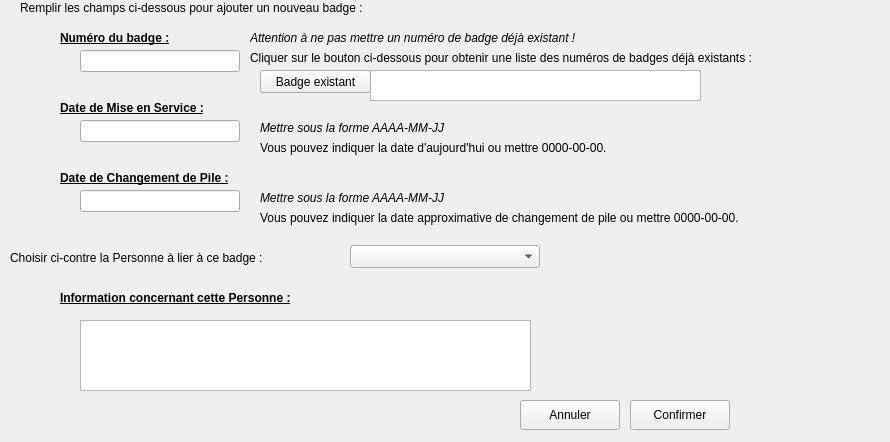
      <widget class="QWidget" name="page">
       <property name="geometry">
        <rect>
         <x>0</x>
         <y>0</y>
         <width>890</width>
         <height>442</height>
        </rect>
       </property>
       <attribute name="label">
        <string>Lier un Badge à une Personne</string>
       </attribute>
       <widget class="QLabel" name="label_9">
        <property name="geometry">
         <rect>
          <x>20</x>
          <y>0</y>
          <width>421</width>
          <height>16</height>
         </rect>
        </property>
        <property name="text">
         <string>Remplir les champs ci-dessous pour ajouter un nouveau badge :</string>
        </property>
       </widget>
       <widget class="QLabel" name="label_10">
        <property name="geometry">
         <rect>
          <x>60</x>
          <y>30</y>
          <width>121</width>
          <height>16</height>
         </rect>
        </property>
        <property name="font">
         <font>
          <weight>75</weight>
          <bold>true</bold>
          <underline>true</underline>
         </font>
        </property>
        <property name="text">
         <string>Numéro du badge :</string>
        </property>
       </widget>
       <widget class="QLabel" name="label_11">
        <property name="geometry">
         <rect>
          <x>60</x>
          <y>100</y>
          <width>181</width>
          <height>16</height>
         </rect>
        </property>
        <property name="font">
         <font>
          <weight>75</weight>
          <bold>true</bold>
          <underline>true</underline>
         </font>
        </property>
        <property name="text">
         <string>Date de Mise en Service :</string>
        </property>
       </widget>
       <widget class="QLabel" name="label_12">
        <property name="geometry">
         <rect>
          <x>60</x>
          <y>170</y>
          <width>211</width>
          <height>16</height>
         </rect>
        </property>
        <property name="font">
         <font>
          <weight>75</weight>
          <bold>true</bold>
          <underline>true</underline>
         </font>
        </property>
        <property name="text">
         <string>Date de Changement de Pile :</string>
        </property>
       </widget>
       <widget class="QLineEdit" name="lEditNumBadgeLier">
        <property name="geometry">
         <rect>
          <x>80</x>
          <y>50</y>
          <width>160</width>
          <height>22</height>
         </rect>
        </property>
       </widget>
       <widget class="QLineEdit" name="lEditDateServiceLier">
        <property name="geometry">
         <rect>
          <x>80</x>
          <y>120</y>
          <width>160</width>
          <height>22</height>
         </rect>
        </property>
       </widget>
       <widget class="QLineEdit" name="lEditDatePileLier">
        <property name="geometry">
         <rect>
          <x>80</x>
          <y>190</y>
          <width>160</width>
          <height>22</height>
         </rect>
        </property>
       </widget>
       <widget class="QTextEdit" name="txtBadgeExistant">
        <property name="enabled">
         <bool>true</bool>
        </property>
        <property name="geometry">
         <rect>
          <x>370</x>
          <y>70</y>
          <width>331</width>
          <height>31</height>
         </rect>
        </property>
        <property name="cursor" stdset="0">
         <cursorShape>ForbiddenCursor</cursorShape>
        </property>
        <property name="readOnly">
         <bool>true</bool>
        </property>
       </widget>
       <widget class="QPushButton" name="btBadgeExistant">
        <property name="geometry">
         <rect>
          <x>260</x>
          <y>70</y>
          <width>111</width>
          <height>23</height>
         </rect>
        </property>
        <property name="text">
         <string>Badge existant</string>
        </property>
       </widget>
       <widget class="QLabel" name="label_13">
        <property name="geometry">
         <rect>
          <x>250</x>
          <y>30</y>
          <width>381</width>
          <height>16</height>
         </rect>
        </property>
        <property name="font">
         <font>
          <italic>true</italic>
         </font>
        </property>
        <property name="text">
         <string>Attention à ne pas mettre un numéro de badge déjà existant !</string>
        </property>
       </widget>
       <widget class="QLabel" name="label_14">
        <property name="geometry">
         <rect>
          <x>250</x>
          <y>50</y>
          <width>581</width>
          <height>16</height>
         </rect>
        </property>
        <property name="text">
         <string>Cliquer sur le bouton ci-dessous pour obtenir une liste des numéros de badges déjà existants :</string>
        </property>
       </widget>
       <widget class="QLabel" name="label_15">
        <property name="geometry">
         <rect>
          <x>260</x>
          <y>120</y>
          <width>381</width>
          <height>16</height>
         </rect>
        </property>
        <property name="font">
         <font>
          <italic>true</italic>
         </font>
        </property>
        <property name="text">
         <string>Mettre sous la forme AAAA-MM-JJ</string>
        </property>
       </widget>
       <widget class="QLabel" name="label_16">
        <property name="geometry">
         <rect>
          <x>260</x>
          <y>140</y>
          <width>561</width>
          <height>16</height>
         </rect>
        </property>
        <property name="text">
         <string>Vous pouvez indiquer la date d'aujourd'hui ou mettre 0000-00-00.</string>
        </property>
       </widget>
       <widget class="QLabel" name="label_17">
        <property name="geometry">
         <rect>
          <x>260</x>
          <y>190</y>
          <width>381</width>
          <height>16</height>
         </rect>
        </property>
        <property name="font">
         <font>
          <italic>true</italic>
         </font>
        </property>
        <property name="text">
         <string>Mettre sous la forme AAAA-MM-JJ</string>
        </property>
       </widget>
       <widget class="QLabel" name="label_18">
        <property name="geometry">
         <rect>
          <x>260</x>
          <y>210</y>
          <width>561</width>
          <height>16</height>
         </rect>
        </property>
        <property name="text">
         <string>Vous pouvez indiquer la date approximative de changement de pile ou mettre 0000-00-00.</string>
        </property>
       </widget>
       <widget class="QPushButton" name="btOkLier">
        <property name="geometry">
         <rect>
          <x>630</x>
          <y>400</y>
          <width>100</width>
          <height>30</height>
         </rect>
        </property>
        <property name="text">
         <string>Confirmer</string>
        </property>
        <property name="icon">
         <iconset>
          <normaloff>ressources/bt_ok.png</normaloff>ressources/bt_ok.png</iconset>
        </property>
       </widget>
       <widget class="QPushButton" name="btAnnulerLier">
        <property name="geometry">
         <rect>
          <x>520</x>
          <y>400</y>
          <width>100</width>
          <height>30</height>
         </rect>
        </property>
        <property name="text">
         <string>Annuler</string>
        </property>
        <property name="icon">
         <iconset>
          <normaloff>ressources/ButtonClose.png</normaloff>ressources/ButtonClose.png</iconset>
        </property>
       </widget>
       <widget class="QLabel" name="label_8">
        <property name="geometry">
         <rect>
          <x>840</x>
          <y>0</y>
          <width>51</width>
          <height>51</height>
         </rect>
        </property>
        <property name="text">
         <string/>
        </property>
        <property name="pixmap">
         <pixmap>ressources/new.png</pixmap>
        </property>
       </widget>
       <widget class="QLabel" name="label_39">
        <property name="geometry">
         <rect>
          <x>10</x>
          <y>250</y>
          <width>321</width>
          <height>16</height>
         </rect>
        </property>
        <property name="text">
         <string>Choisir ci-contre la Personne à lier à ce badge :</string>
        </property>
       </widget>
       <widget class="QComboBox" name="cBoxPersonneLier">
        <property name="geometry">
         <rect>
          <x>350</x>
          <y>245</y>
          <width>190</width>
          <height>23</height>
         </rect>
        </property>
       </widget>
       <widget class="QLabel" name="label_40">
        <property name="geometry">
         <rect>
          <x>60</x>
          <y>290</y>
          <width>281</width>
          <height>16</height>
         </rect>
        </property>
        <property name="font">
         <font>
          <weight>75</weight>
          <bold>true</bold>
          <underline>true</underline>
         </font>
        </property>
        <property name="text">
         <string>Information concernant cette Personne :</string>
        </property>
       </widget>
       <widget class="QTextEdit" name="txtInfoPersonne">
        <property name="geometry">
         <rect>
          <x>80</x>
          <y>320</y>
          <width>451</width>
          <height>71</height>
         </rect>
        </property>
        <property name="cursor" stdset="0">
         <cursorShape>ForbiddenCursor</cursorShape>
        </property>
        <property name="readOnly">
         <bool>true</bool>
        </property>
       </widget>
       <zorder>label_8</zorder>
       <zorder>label_9</zorder>
       <zorder>label_10</zorder>
       <zorder>label_11</zorder>
       <zorder>label_12</zorder>
       <zorder>lEditNumBadgeLier</zorder>
       <zorder>lEditDateServiceLier</zorder>
       <zorder>lEditDatePileLier</zorder>
       <zorder>txtBadgeExistant</zorder>
       <zorder>btBadgeExistant</zorder>
       <zorder>label_13</zorder>
       <zorder>label_14</zorder>
       <zorder>label_15</zorder>
       <zorder>label_16</zorder>
       <zorder>label_17</zorder>
       <zorder>label_18</zorder>
       <zorder>btOkLier</zorder>
       <zorder>btAnnulerLier</zorder>
       <zorder>label_39</zorder>
       <zorder>cBoxPersonneLier</zorder>
       <zorder>label_40</zorder>
       <zorder>txtInfoPersonne</zorder>
      </widget>
